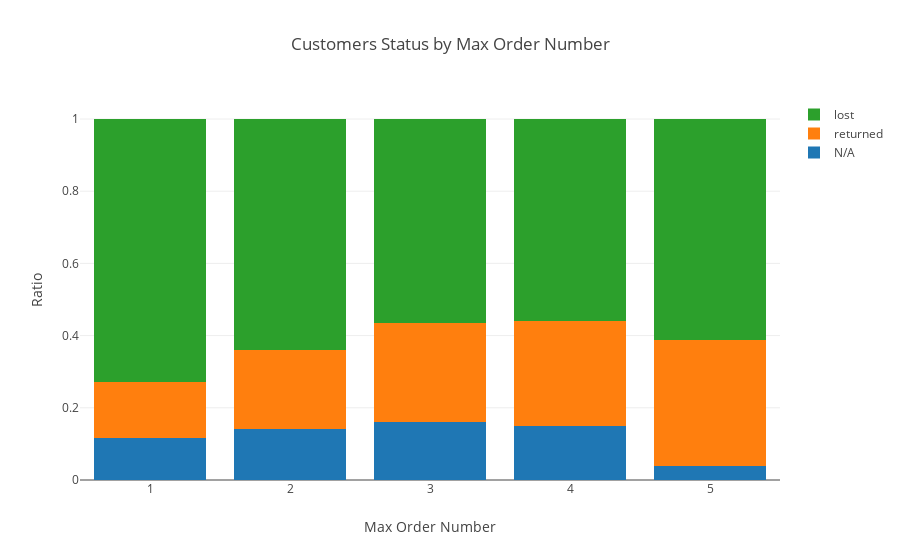

Notebook source saved alongside this figure:
### Code cell
trace1 = go.Bar(
    x=Data_filtered.max_order_number[Data_filtered.customer_return_status == 'N/A'],
    y=Data_filtered.ratio[Data_filtered.customer_return_status == 'N/A'],
    name='N/A'
)
trace2 = go.Bar(
    x=Data_filtered.max_order_number[Data_filtered.customer_return_status == 'returned'],
    y=Data_filtered.ratio[Data_filtered.customer_return_status == 'returned'],
    name='returned'
)

trace3 = go.Bar(
    x=Data_filtered.max_order_number[Data_filtered.customer_return_status == 'lost'],
    y=Data_filtered.ratio[Data_filtered.customer_return_status == 'lost'],
    name='lost'
)

data = [trace1, trace2, trace3]
layout = go.Layout(
    barmode='stack',
    title='Customers Status by Max Order Number',
    xaxis={'title': 'Max Order Number'},
    yaxis={'title': 'Ratio'},
)
fig = go.Figure(data=data, layout=layout)
iplot(fig, show_link=False)

### Figure 1 — Plotly figure (JSON) as saved in the notebook; plotly's stock layout.template omitted (floating-point values rounded to 4 significant figures)
{"data": [{"name": "N/A", "type": "bar", "uid": "d935fd78-8cf9-11e8-bf79-843a4b06963c", "x": [1, 2, 3, 4, 5], "y": [0.1164, 0.1421, 0.161, 0.1493, 0.04]}, {"name": "returned", "type": "bar", "uid": "d935fd79-8cf9-11e8-bf79-843a4b06963c", "x": [1, 2, 3, 4, 5], "y": [0.1558, 0.2191, 0.2734, 0.291, 0.3467]}, {"name": "lost", "type": "bar", "uid": "d935fd7a-8cf9-11e8-bf79-843a4b06963c", "x": [1, 2, 3, 4, 5], "y": [0.7278, 0.6388, 0.5655, 0.5597, 0.6133]}], "layout": {"barmode": "stack", "title": "Customers Status by Max Order Number", "xaxis": {"title": "Max Order Number"}, "yaxis": {"title": "Ratio"}}}
